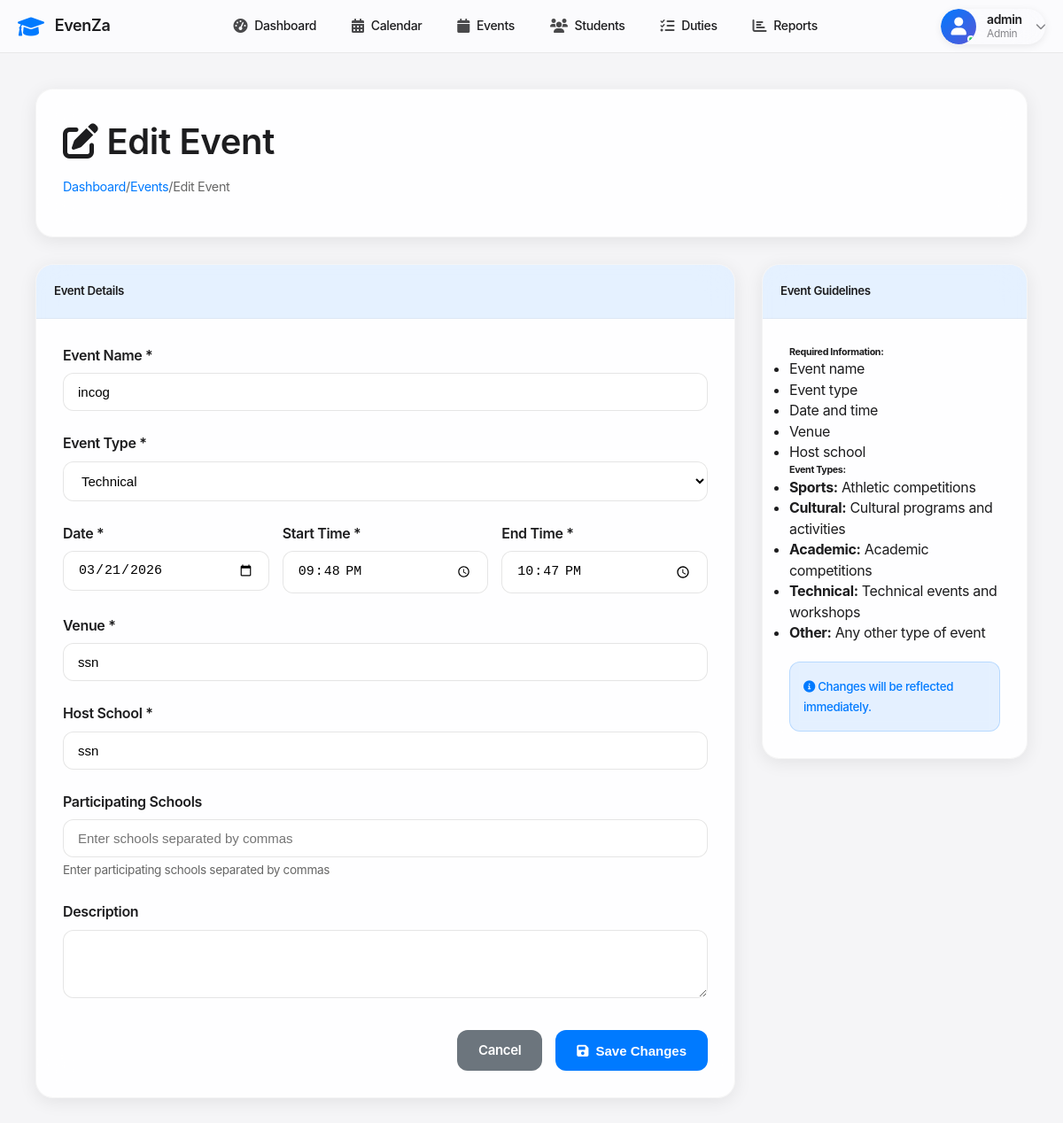
The page /events/3/edit (signed in) on the database its author committed.
### tables this page shows
CREATE TABLE events (
            id INTEGER PRIMARY KEY AUTOINCREMENT,
            name TEXT NOT NULL,
            type TEXT NOT NULL,
            event_date DATE NOT NULL,
            start_time TIME NOT NULL,
            end_time TIME NOT NULL,
            venue TEXT NOT NULL,
            description TEXT,
            host_school TEXT NOT NULL,
            participating_schools TEXT,
            status TEXT DEFAULT 'upcoming',
            created_at TIMESTAMP DEFAULT CURRENT_TIMESTAMP
        );

### app.py (the view, shortened to what this page needs)
@app.route('/events/<int:id>/edit', methods=['GET', 'POST'])
@role_required(['admin', 'super_admin'])
def edit_event(id):
    conn = get_db_connection()
    event = conn.execute('SELECT * FROM events WHERE id = ?', (id,)).fetchone()
    conn.close()
    return render_template('edit_event.html', event=event)

### app.py (called while the page is built)
def get_db_connection():
    conn = sqlite3.connect('events.db')
    conn.row_factory = sqlite3.Row
    return conn

def role_required(roles):
    def decorator(f):
        @wraps(f)
        def decorated_function(*args, **kwargs):
            if 'user_id' not in session:
                flash('Please login to access this page', 'error')
                return redirect(url_for('login'))
            if session.get('role') not in roles:
                flash('You do not have permission to access this page', 'error')
                return redirect(url_for('dashboard'))
            return f(*args, **kwargs)
        return decorated_function
    return decorator

### templates/edit_event.html (shortened to what this page needs)
{% extends "base.html" %}
{% block content %}
<div class="edit-event-container">
    <div class="page-header">
        <h1><i class="fas fa-edit"></i> Edit Event</h1>
        <div class="breadcrumb">
            <a href="{{ url_for('dashboard') }}">Dashboard</a> /
            <a href="{{ url_for('events') }}">Events</a> /
            <span>Edit Event</span>
        </div>
    </div>
    <div class="edit-event-grid">
        <div class="edit-event-main">
            <div class="form-card">
                <div class="form-card-header">
                    <h5>Event Details</h5>
                </div>
                <div class="form-card-body">
                    <form method="POST">
                        <div class="form-field">
                            <label for="name">Event Name *</label>
                            <input type="text" id="name" name="name" value="{{ event.name }}" required>
                        </div>
                        <div class="form-field">
                            <label for="type">Event Type *</label>
                            <select id="type" name="type" required>
                                <option value="technical" {% if event.type == 'technical' %}selected{% endif %}>Technical</option>
                            </select>
                        </div>
                        <div class="form-row">
                            <div class="form-field">
                                <label for="event_date">Date *</label>
                                <input type="date" id="event_date" name="event_date" value="{{ event.event_date }}" required>
                            </div>
                            <div class="form-field">
                                <label for="start_time">Start Time *</label>
                                <input type="time" id="start_time" name="start_time" value="{{ event.start_time }}" required>
                            </div>
                            <div class="form-field">
                                <label for="end_time">End Time *</label>
                                <input type="time" id="end_time" name="end_time" value="{{ event.end_time }}" required>
                            </div>
                        </div>
                        <div class="form-field">
                            <label for="venue">Venue *</label>
                            <input type="text" id="venue" name="venue" value="{{ event.venue }}" required>
                        </div>
                        <div class="form-field">
                            <label for="host_school">Host School *</label>
                            <input type="text" id="host_school" name="host_school" value="{{ event.host_school }}" required>
                        </div>
                        <div class="form-field">
                            <label for="participating_schools">Participating Schools</label>
                            <input type="text" id="participating_schools" name="participating_schools"
                                   value="{{ event.participating_schools }}" placeholder="Enter schools separated by commas">
                            <small class="form-help">Enter participating schools separated by commas</small>
                        </div>
                        <div class="form-field">
                            <label for="description">Description</label>
                            <textarea id="description" name="description" rows="3">{{ event.description or '' }}</textarea>
                        </div>
                        <div class="form-actions">
                            <a href="{{ url_for('events') }}" class="btn-secondary">Cancel</a>
                            <button type="submit" class="btn-primary">
                                <i class="fas fa-save"></i> Save Changes
                            </button>
                        </div>
                    </form>
                </div>
            </div>
        </div>
        <div class="edit-event-sidebar">
            <div class="info-card">
                <div class="info-card-header">
                    <h5>Event Guidelines</h5>
                </div>
                <div class="info-card-body">
                    <h6>Required Information:</h6>
                    <ul>
                        <li>Event name</li>
                        <li>Event type</li>
                        <li>Date and time</li>
                        <li>Venue</li>
                        <li>Host school</li>
                    </ul>
                    <h6>Event Types:</h6>
                    <ul>
                        <li><strong>Sports:</strong> Athletic competitions</li>
                        <li><strong>Cultural:</strong> Cultural programs and activities</li>
                        <li><strong>Academic:</strong> Academic competitions</li>
                        <li><strong>Technical:</strong> Technical events and workshops</li>
                        <li><strong>Other:</strong> Any other type of event</li>
                    </ul>
                    <div class="info-alert">
                        <small>
                            <i class="fas fa-info-circle"></i>
                            Changes will be reflected immediately.
                        </small>
                    </div>
                </div>
            </div>
        </div>
    </div>
</div>
{% endblock %}

### static/css/style.css (style rules this page uses)
* { margin: 0; padding: 0; box-sizing: border-box; }
body { font-family: -apple-system, BlinkMacSystemFont, 'Segoe UI', Roboto, Oxygen, Ubuntu, Cantarell, sans-serif; background: #f5f5f7; color: #1d1d1f; line-height: 1.47059; font-weight: 400; letter-spacing: -.022em; }
.breadcrumb { display: flex; flex-wrap: wrap; padding: 0 0; margin-bottom: 1rem; list-style: none; }

### templates/base.html (style rules this page uses)
* { margin: 0; padding: 0; box-sizing: border-box; }
body { font-family: -apple-system, BlinkMacSystemFont, 'Segoe UI', Roboto, Oxygen, Ubuntu, Cantarell, sans-serif; background: #f5f5f7; color: #1d1d1f; }

### templates/edit_event.html (style rules this page uses)
.edit-event-container { max-width: 1200px; margin: 0 auto; padding: 20px; }
.page-header { background: rgba(255, 255, 255, 0.9); backdrop-filter: saturate(180%) blur(20px); border-radius: 20px; padding: 30px; margin-bottom: 30px; border: 1px solid rgba(0, 0, 0, 0.04); box-shadow: 0 4px 20px rgba(0, 0, 0, 0.08); }
.page-header h1 { margin: 0 0 10px 0; font-size: 2.5rem; font-weight: 600; color: #1d1d1f; }
.breadcrumb { font-size: 0.9rem; color: #666; }
.breadcrumb a { color: #007aff; text-decoration: none; }
.edit-event-grid { display: grid; grid-template-columns: 1fr 300px; gap: 30px; }
.edit-event-main { min-width: 0; }
.edit-event-sidebar { min-width: 0; }
.form-card, .info-card { background: rgba(255, 255, 255, 0.9); backdrop-filter: saturate(180%) blur(20px); border-radius: 20px; border: 1px solid rgba(0, 0, 0, 0.04); box-shadow: 0 4px 20px rgba(0, 0, 0, 0.08); overflow: hidden; }
.form-card-header, .info-card-header { background: rgba(0, 122, 255, 0.1); padding: 20px; border-bottom: 1px solid rgba(0, 0, 0, 0.04); }
.form-card-header h5, .info-card-header h5 { margin: 0; font-weight: 600; color: #1d1d1f; }
.form-card-body, .info-card-body { padding: 30px; }
.form-field { margin-bottom: 25px; }
.form-field label { display: block; margin-bottom: 8px; font-weight: 600; color: #1d1d1f; }
.form-field input, .form-field select, .form-field textarea { width: 100%; padding: 12px 16px; border: 1px solid rgba(0, 0, 0, 0.1); border-radius: 12px; font-size: 15px; background: rgba(255, 255, 255, 0.8); transition: all 0.3s ease; outline: none; }
.form-row { display: grid; grid-template-columns: 1fr 1fr 1fr; gap: 15px; }
.form-help { display: block; margin-top: 5px; font-size: 0.85rem; color: #666; }
.form-actions { display: flex; gap: 15px; margin-top: 30px; justify-content: flex-end; }
.btn-primary, .btn-secondary { padding: 12px 24px; border: none; border-radius: 12px; font-size: 15px; font-weight: 600; cursor: pointer; text-decoration: none; display: inline-flex; align-items: center; gap: 8px; transition: all 0.3s ease; }
.btn-primary { background: #007aff; color: white; }
.btn-secondary { background: #6c757d; color: white; }
.info-alert { background: rgba(0, 122, 255, 0.1); border: 1px solid rgba(0, 122, 255, 0.2); border-radius: 12px; padding: 15px; margin-top: 20px; }
.info-alert small { color: #007aff; font-weight: 500; }

### rows shown on the page
events: name "incog", type "Technical", event_date "03/21/2026", start_time "21:48", end_time "22:47", venue "ssn", host_school "ssn"

### other values the page prints
{{ session.username }} "admin"
{{ session.role|capitalize|replace('_', ' ') }} "Admin"
